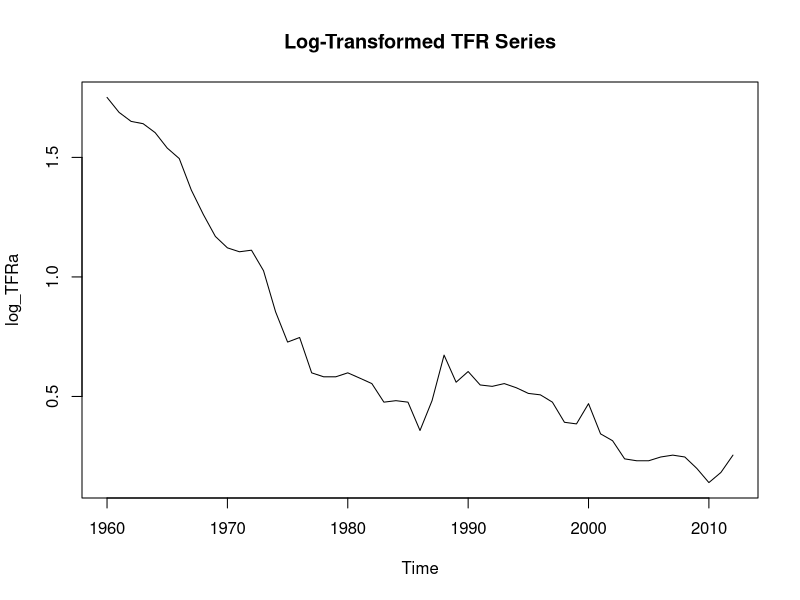

Generate this figure with R:
# =========================================================
# FIND BEST ARIMA LOG-TRANSFORMED MODEL FOR TFR
# =========================================================

# =========================================================
# 1. IMPORT DATA
# =========================================================

train <- read.csv("clean_data/train.csv")

# =========================================================
# 2. CREATE TIME SERIES
# =========================================================

TFRa <- ts(train$TFR, start = 1960, frequency = 1)
log_TFRa <- log(TFRa)
plot(log_TFRa, main = "Log-Transformed TFR Series")
